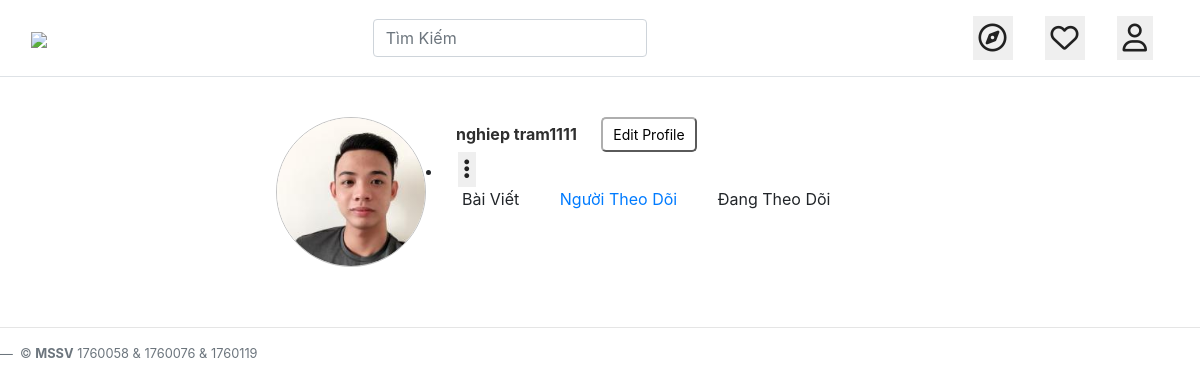
The app's page /userprofile.php (signed in), older data.
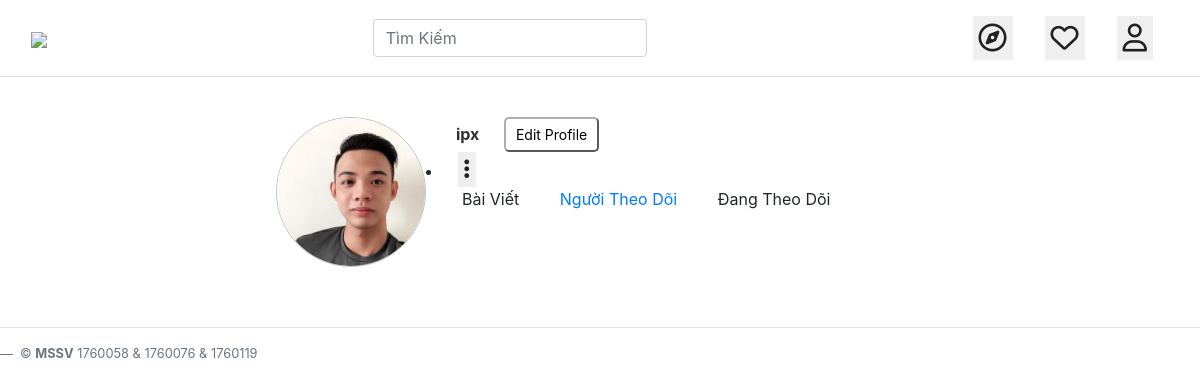
The same page, newer data.
### tables this page shows
CREATE TABLE `users` (
  `id` int(11) NOT NULL,
  `fullname` varchar(255) NOT NULL,
  `phone` varchar(20) NOT NULL,
  `email` varchar(255) NOT NULL,
  `password` varchar(60) NOT NULL,
  `hasAvatar` int(11) DEFAULT 0,
  `status` int(11) DEFAULT 1,
  `code` varchar(16) NOT NULL,
  `code2` varchar(16) NOT NULL
);

### functions.php (called while the page is built, shortened)
<?php
function findUserById($id) {
  global $db;
  $stmt = $db->prepare("SELECT * FROM users WHERE id = ?");
  $stmt->execute(array($id));
  $user = $stmt->fetch(PDO::FETCH_ASSOC);
  return $user;
}
?>

### init.php (called while the page is built, shortened)
<?php
require_once('functions.php');
if (isset($_SESSION['userId'])) {
    $currentUser = findUserById($_SESSION['userId']);
  }

### userprofile.php (the view, shortened to what this page needs)
<?php
require_once 'init.php';
?>
<?php include 'InHeader.php'; ?>
<?php if (isset($_POST['fullname']) && isset($_POST['phone'])): ?>
<?php
$fullname = $currentUser['fullname'];
$phone = $currentUser['phone'];
$success = true;
?>
<?php if (!$success) : ?>
<?php header('Location: index.php') ?>
<?php else: ?>
<div class="alert alert-danger" role="alert">
    Vui lòng nhập đầy đủ thông tin!
</div>
<?php endif; ?>
<?php else: ?>
<div class="row" id="main">
    <img id="avatar"
        src="<?php echo file_exists('./IMG/' . $currentUser['id'] . '.jpg') ? ('./IMG/' . $currentUser['id'] . '.jpg') : ('./IMG/0.jpg') ?>">
    <div>
        <strong id="name"><?php echo $currentUser['fullname'] ?></strong>
        <button class="button">
            Edit Profile
        </button>
                <li class="nav-item dropdown active">
                        <a  href="#" id="navbarDropdown" role="button"
                            data-toggle="dropdown" aria-haspopup="true" aria-expanded="false">
                            <button class="iconSetting"><i class="fas fa-ellipsis-v"></i></button>
                        </a>
                    </li>
                    <form action="">
                    <label style = "margin-left: 3vw" for="baiviet"> Bài Viết</label>
                   <a href="friend.php"> <label style = "margin-left: 3vw" for="nguoitheodoi"> Người Theo Dõi</label></a>
                    <label style = "margin-left: 3vw" for="dangtheodoi"> Đang Theo Dõi</label>
                    </form>
        <br>
    </div>
    <br>
</div>
<?php endif; ?>
<?php include 'Footer.php'; ?>

Row changes from the older to the newer data that the page shows:
changed users: fullname "nghiep tram1111" → "ipx"
